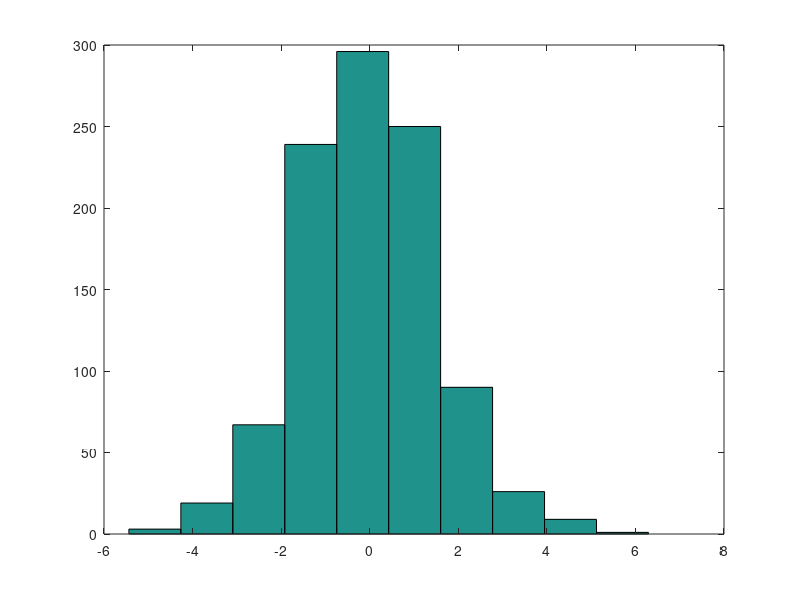

The MATLAB script that drew this image:
% 第1题.
Y=randn(100,2);
% 第2题.
% (a)
X1=Y(:,1);
X2=Y(:,2);
U=(X1-mean(X1))/sqrt(var(X1));
% (b)
beta=(X2'*X2)\X2'*U;
e=U-X2*beta;
W=(e-mean(e))/sqrt(var(e));
% (c)
r=0.3;
V=r*U+sqrt(1-r*r)*W;
% (d)
mean(U)
var(U)
mean(V)
var(V)
corrcoef(U,V)
% 第3题.
E=randn(100,1);
Y=U+V+E;
% 第4题.
X=[U,V];
beta=(X'*X)\(X'*Y)
% 第5题.
E=randn(100,1000);
Y=zeros(100,1000);
beta=zeros(1000,2);
for i=1:1000
    Y(:,i)=U+V+E(:,i);
    beta(i,:)=(X'*X)\X'*Y(:,i);
end;
% 第6题.
a=beta(:,1);
b=beta(:,2);
hist(a)
hist(b)
hist(a+b)
hist(a-b)